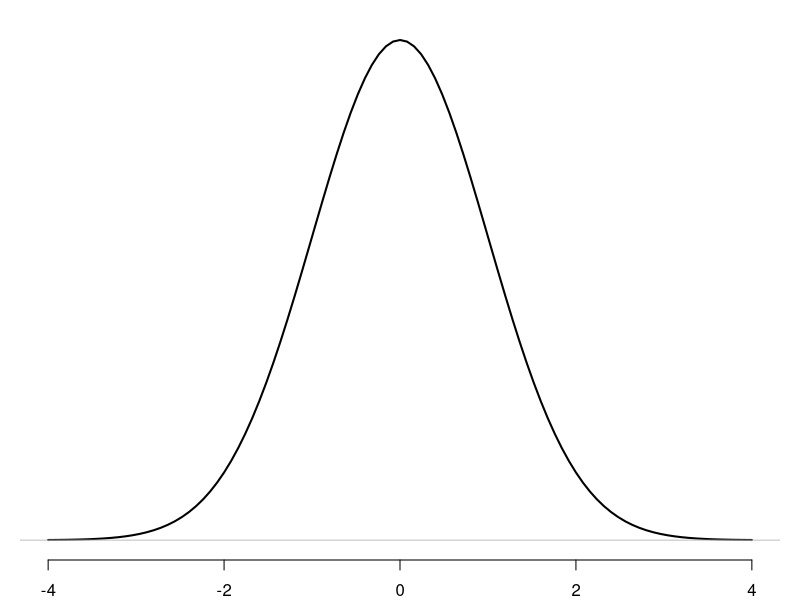
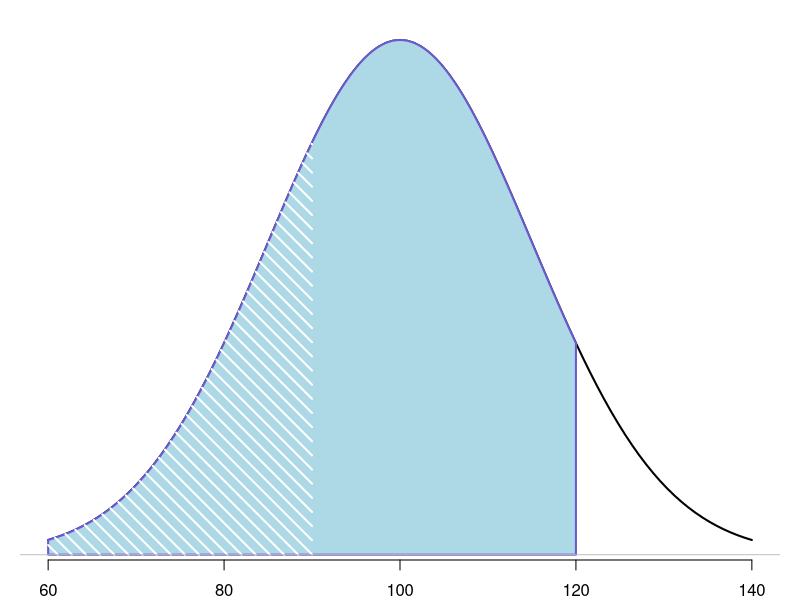

Reproduce these figures in R, in order.
## ---- chunk 1
par(mar=c(2, 1, 1, 1))
curve(dnorm, from=-4, to=4, lwd=2, 
      xlab='', 
      yaxt='n', ylab='', frame=FALSE)
abline(h=0, col='grey')
## ---- chunk 2
par(mar=c(2, 1, 1, 1))
curve(dnorm(x, mean=100, sd=15), from=60, to=140, lwd=2, 
      xlab='', 
      yaxt='n', ylab='', frame=FALSE)
x1 = seq(60, 120, 0.01)
y1 = dnorm(x1, mean=100, sd=15)
polygon(x=c(60,x1,120), y=c(0,y1,0), col='lightblue', border='slateblue', lwd=2)
x2 = seq(60, 90, 0.01)
y2 = dnorm(x2, mean=100, sd=15)
polygon(x=c(60,x2,90), y=c(0,y2,0), col='white', border='transparent', density=10, angle=-45, lwd=2)
abline(h=0, col='grey')
## ---- chunk 3
# P(90 < Y < 120) 
pnorm(q=120, mean=100, sd=15) - pnorm(q=90, mean=100, sd=15)

# P(Y > 130)
1 - pnorm(q=130, mean=100, sd=15)
